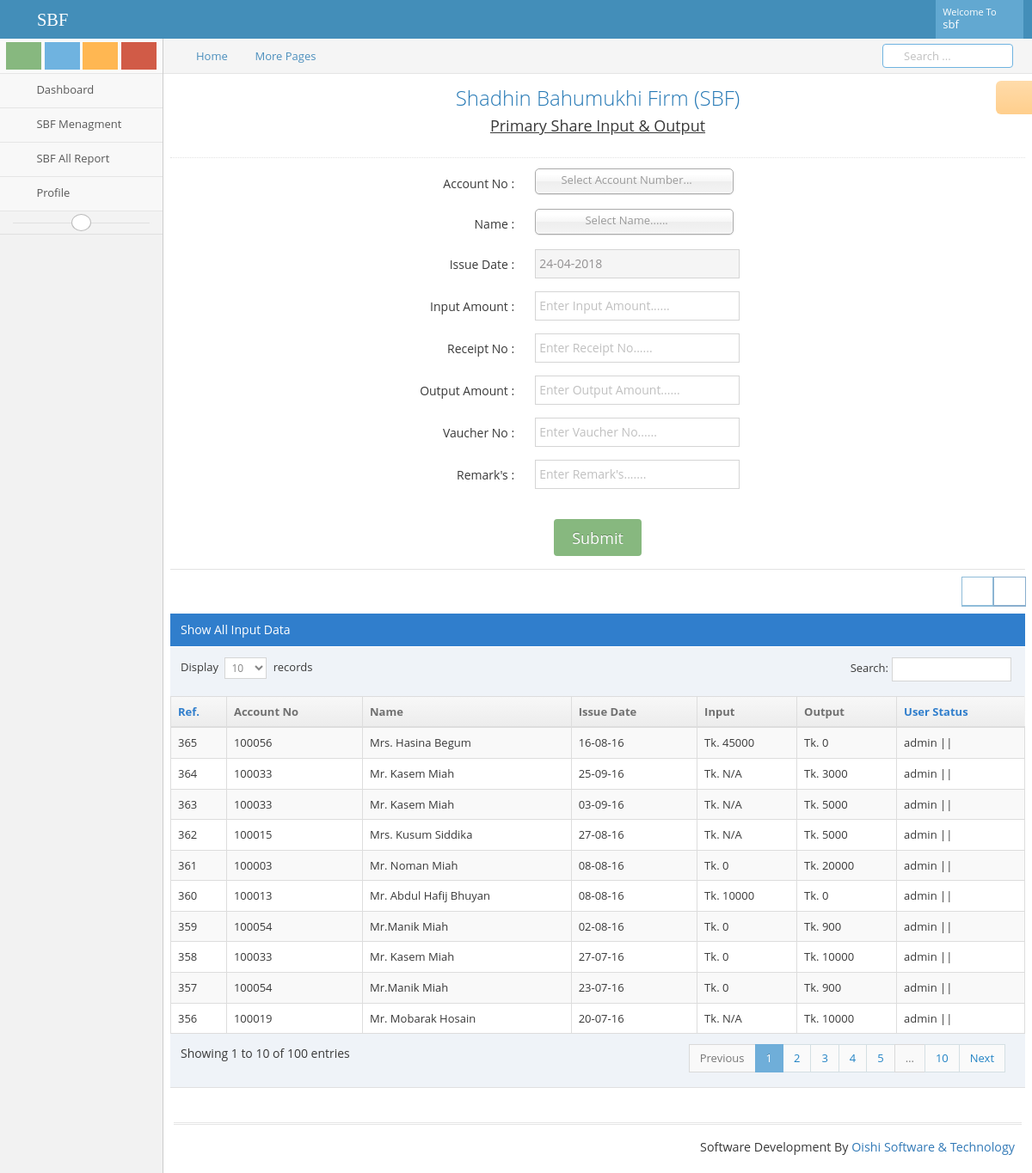
Screenshot of /primaryshareinputOutput.php (signed in) with the database file from the repository.
### tables this page shows
CREATE TABLE `tbl_primaryshareinputoutput` (
  `id` int(11) NOT NULL,
  `acc_number` varchar(255) NOT NULL,
  `name` varchar(255) NOT NULL,
  `inputdate` varchar(255) NOT NULL,
  `currendate` timestamp NOT NULL DEFAULT CURRENT_TIMESTAMP,
  `editDate` varchar(255) NOT NULL DEFAULT '0',
  `shareInput` varchar(255) NOT NULL,
  `receiptNo` int(11) NOT NULL DEFAULT '0',
  `shareOutput` varchar(255) NOT NULL,
  `voucharNo` int(11) NOT NULL DEFAULT '0',
  `remark` varchar(255) NOT NULL,
  `username` varchar(255) NOT NULL,
  `status` int(11) NOT NULL
);

### lib/Database.php (called while the page is built, shortened)
<?php
Class Database{
	public $host   = DB_HOST;
	public $user   = DB_USER;
	public $pass   = DB_PASS;
	public $dbname = DB_NAME;
	public $link;
	private function connectDB(){
	$this->link = new mysqli($this->host, $this->user, $this->pass, $this->dbname);
 }
	public function select($query){
		$result = $this->link->query($query) or die($this->link->error.__LINE__);
		if($result->num_rows > 0){
			return $result;
		} else {
			return false;
		}
	}
}

### primaryshareinputOutput.php (the view, shortened to what this page needs)
<?php include 'inc/header.php' ?>
<div id="user-profile-3" class="user-profile row">
<div class="row">
	<div class="col-xs-12">
<div class="page-header">
		<h1 class="text-center">Shadhin Bahumukhi Firm (SBF)</h1>
		<h4 class="text-center"><u>Primary Share Input &amp; Output</u></h4>
	</div>
	<div class="row">
		<div class="col-xs-12">
		<form action="<?php echo htmlspecialchars($_SERVER['PHP_SELF']); ?>" method="POST" class="form-horizontal text-center" role="form">
		   <div class="form-group tabbable">
			<label class="col-xs-4 col-sm-5 control-label " for="form-field-1">Account No :</label>
				<div class="col-xs-7 col-sm-3 col-md-3 col-lg-3">
					</div>
				</div>
				<div class="form-group">
					<label class="col-xs-4 col-sm-5 control-label"> Name :</label>
						<div class="col-xs-7 col-sm-3 col-md-3 col-lg-3">
					</div>
				</div>
				<div class="form-group">
					<label class="col-xs-4 col-sm-5 control-label " for="form-field-date"> Issue Date :</label>
					<div class="col-xs-8 col-sm-7">
						<input class="date-picker col-xs-10 col-sm-5" id="form-field-date" type="text" value="<?php echo date('d-m-Y'); ?>" data-date-format="dd-mm-yyyy"  name="inputdate" readonly="" />
					</div>
				</div>
				<div class="form-group">
					<label class="col-xs-4 col-sm-5 control-label"> Input Amount :</label>
					<div class="col-xs-8 col-sm-7">
						<input type="text" placeholder="Enter Input Amount......" class="col-xs-10 col-sm-5" name="shareInput"/>
					</div>
				</div>
				<div class="form-group">
					<label class="col-xs-4 col-sm-5 control-label"> Receipt No :</label>
					<div class="col-xs-8 col-sm-7">
						<input type="text" placeholder="Enter Receipt No......" class="col-xs-10 col-sm-5" name="receiptNo"/>
					</div>
				</div>
				<div class="form-group">
					<label class="col-xs-4 col-sm-5 control-label""> Output Amount :</label>
					<div class="col-xs-8 col-sm-7">
						<input type="text" placeholder="Enter Output Amount......" class="col-xs-10 col-sm-5" name="shareOutput" />
					</div>
				</div>
				<div class="form-group">
					<label class="col-xs-4 col-sm-5 control-label""> Vaucher No :</label>
					<div class="col-xs-8 col-sm-7">
						<input type="text" placeholder="Enter Vaucher No......" class="col-xs-10 col-sm-5" name="voucharNo" />
					</div>
				</div>
				<div class="form-group">
					<label class="col-xs-4 col-sm-5 control-label"> Remark's :</label>
					<div class="col-xs-8 col-sm-7">
						<input type="text" placeholder="Enter Remark's......." class="col-xs-10 col-sm-5" name="remark" />
					</div>
				</div>
				<div class="form-group">
					<div class="row text-center">
						<input type="submit" name="submit" class="btn btn-lg btn-success btn-round" value="Submit">
					</div>
				</div>
			</form>
			<div class="hr hr-8"></div>
		</div>
	</div>
<div class="row">
<div class="col-xs-12">
	<div class="row">
		<div class="col-xs-12">
			<div class="clearfix">
				<div class="pull-right tableTools-container"></div>
			</div>
			<div class="table-header">
				Show All Input Data
			</div>
			<div>
				<table id="dynamic-table" class="table table-striped table-bordered table-hover">
					<thead>
						<tr>
							<th>Ref.</th>
							<th>Account No</th>
							<th>Name</th>
							<th class="hidden-xs">Issue Date</th>
							<th class="hidden-xs">Input</th>
							<th class="hidden-xs">Output</th>
							<th width="15%">User Status</th>
						</tr>
					</thead>
					<tbody>
				<?php
					$query ="SELECT * FROM tbl_primaryshareinputoutput order by id desc limit 100";
					$installment = $db->select($query);
					if ($installment) {
						while ($result = $installment->fetch_assoc()) {
						?>
						<tr>
							<td><?php echo $result['id'];?></td>
							<td><?php echo $result['acc_number'];?></td>
							<td><?php echo $result['name'];?></td>
							<td class="hidden-xs"><?php echo $result['inputdate'];?></td>
							<td class="hidden-xs"><?php echo "Tk. ".$result['shareInput'];?></td>
							<td class="hidden-xs"><?php echo "Tk. ".$result['shareOutput'];?></td>
							<td>
								<div class="">
									<?php echo $result['username'];?>
									||
						<?php
							$selected="SELECT * FROM tbl_primaryshareinputoutput order by id";
							$Person = $db->select($selected);
							if ($Person) {
								?>
						<a href="#<?php echo $result['id']; ?>" data-toggle="modal" data-target="#<?php echo $result['id']; ?>">
							<span class="glyphicon glyphicon-zoom-in"></span></a>
						<?php } ?>
				</td>
			</tr>
			<?php } } ?>
			</tbody>
		</table>
	</div>
</div>
</div>
</div>
</div>
</div>
</div>
</div>
<?php include 'inc/footer.php' ?>

### rows the page displays
tbl_primaryshareinputoutput: id "365", acc_number "100056", name "Mrs. Hasina Begum", inputdate "16-08-16", shareInput "45000", shareOutput "0", username "admin"
tbl_primaryshareinputoutput: id "364", acc_number "100033", name "Mr. Kasem Miah", inputdate "25-09-16", shareInput "N/A", shareOutput "3000", username "admin"
tbl_primaryshareinputoutput: id "363", acc_number "100033", name "Mr. Kasem Miah", inputdate "03-09-16", shareInput "N/A", shareOutput "5000", username "admin"
tbl_primaryshareinputoutput: id "362", acc_number "100015", name "Mrs. Kusum Siddika", inputdate "27-08-16", shareInput "N/A", shareOutput "5000", username "admin"
tbl_primaryshareinputoutput: id "361", acc_number "100003", name "Mr. Noman Miah", inputdate "08-08-16", shareInput "0", shareOutput "20000", username "admin"
tbl_primaryshareinputoutput: id "360", acc_number "100013", name "Mr. Abdul Hafij Bhuyan", inputdate "08-08-16", shareInput "10000", shareOutput "0", username "admin"
tbl_primaryshareinputoutput: id "359", acc_number "100054", name "Mr.Manik Miah", inputdate "02-08-16", shareInput "0", shareOutput "900", username "admin"
tbl_primaryshareinputoutput: id "358", acc_number "100033", name "Mr. Kasem Miah", inputdate "27-07-16", shareInput "0", shareOutput "10000", username "admin"
tbl_primaryshareinputoutput: id "357", acc_number "100054", name "Mr.Manik Miah", inputdate "23-07-16", shareInput "0", shareOutput "900", username "admin"
tbl_primaryshareinputoutput: id "356", acc_number "100019", name "Mr. Mobarak Hosain", inputdate "20-07-16", shareInput "N/A", shareOutput "10000", username "admin"

### other values shown
Session::get('username') "sbf"
